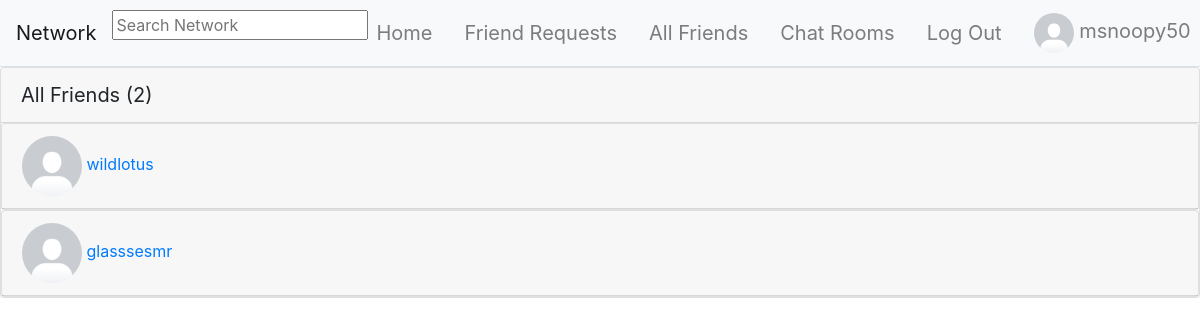
/profile_friends/14 (signed in), run on an earlier commit of the app's database.
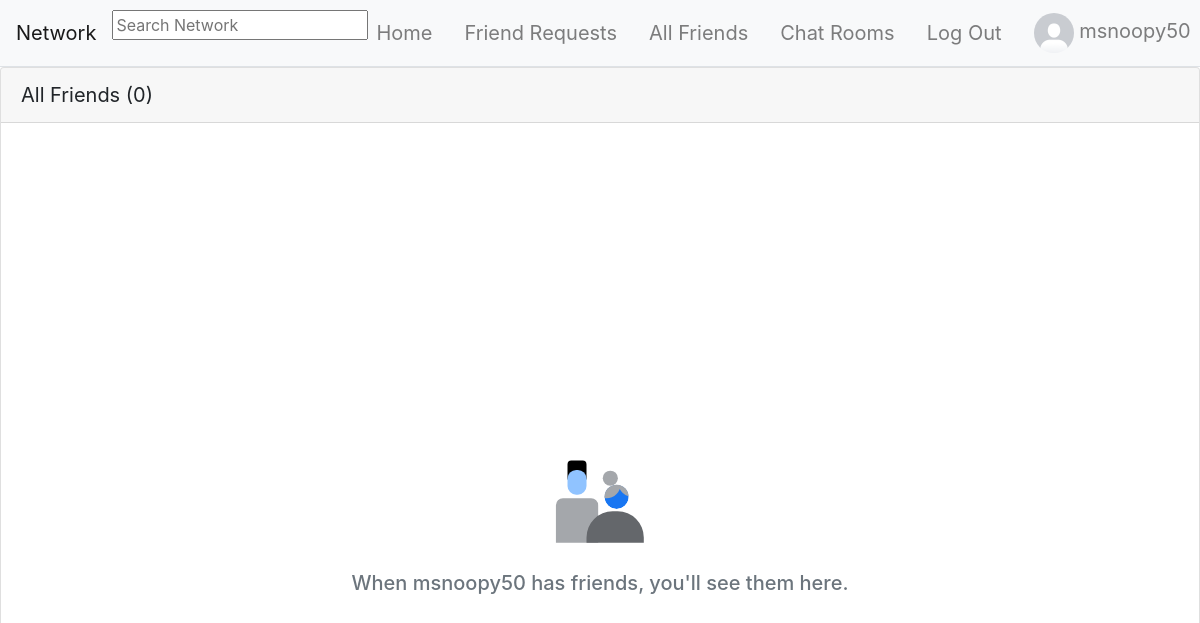
And on a later commit of the database.
### network/models.py (models this page shows, shortened)
class User(AbstractUser):
    pass

class UserProfile(models.Model):
    user = models.OneToOneField(User, primary_key=True, related_name="profile", on_delete=models.CASCADE)
    bio = models.TextField(blank=True, default="No Bio...", max_length=101)
    picture = models.ImageField(blank=True, default="default_profile_image.png")
    friends = models.ManyToManyField(User, blank=True, related_name="friends")
    blocked = models.ManyToManyField(User, blank=True, related_name="blocked")

class FriendRequest(models.Model):
    from_user = models.ForeignKey(User, related_name="from_user", on_delete=models.CASCADE)
    to_user = models.ForeignKey(User, related_name="to_user", on_delete=models.CASCADE)
    active = models.BooleanField(default=True)
    class Meta:
        constraints = [
            models.UniqueConstraint(
                name="%(app_label)s_%(class)s_unique_relationships",
                fields=["from_user", "to_user"]
            ),
            models.CheckConstraint(
                name="%(app_label)s_%(class)s_prevent_self_friending",
                check=~models.Q(from_user=models.F("to_user")),
            ),
        ]

### network/views.py (the view)
# urls.py: path("profile_friends/<int:profile_id>", views.profile_friends, name="profile_friends"),
@login_required
def profile_friends(request, profile_id):
    try:
        profile = UserProfile.objects.get(pk=profile_id)
        friends = profile.friends.all()
        friend_requests = FriendRequest.objects.filter(
            Q(from_user__in=friends, to_user=profile.user, active=False) | Q(to_user__in=friends, from_user=profile.user, active=False)
        )
    except UserProfile.DoesNotExist:
        return JsonResponse({"error": "User matching query does not exist."}, status=400)
    return render(request, "network/profile_friends.html", {
        "profile": profile,
        "friends": friend_requests
    })

### templates/network/profile_friends.html (shortened to what this page needs)
{% extends "network/layout.html" %} {% load static %}
{% block body %}
{% if not profile.user in request.user.profile.blocked.all %}
<div class="card">
    <div class="card-header" style="font-size: 20px;">All Friends ({{ profile.friends.all.count }})</div>
    {% for friend in friends %}
    {% if friend.to_user == profile.user %}
    <div class="card">
        <div class="card-header d-flex justify-content-start">
            <div>
                <a href="{% url 'profile' friend.from_user.id %}">
                    <div>
                        <img src="{{ friend.from_user.profile.picture.url }}" alt="" width="60px" height="60px"
                            style="border-radius: 50%">
                        {{ friend.from_user }}
                    </div>
                </a>
            </div>
        </div>
    </div>
    {% endif %}
    {% empty %}
    <div class="d-flex align-items-center justify-content-center flex-column min-vh-100">
        <div class="p-2">
            <img src="{% static 'network/images/null_states_people_gray_wash.svg' %}" width="112" height="112" alt="">
        </div>
        <div class="p-2 text-muted">
            <h5 class="text-muted">When {{ profile.user.username }} has friends, you'll see them here.</h5>
        </div>
    </div>
</div>
{% endfor %}
{% endif %}
{% endblock %}

### templates/network/layout.html (shortened to what this page needs)
{% load static %}
<!DOCTYPE html>
<html lang="en">
<head>
    <link rel="stylesheet" href="https://stackpath.bootstrapcdn.com/bootstrap/4.4.1/css/bootstrap.min.css">
    <link rel="stylesheet" href="{% static 'network/css/styles.css' %}">
    <link rel="stylesheet" href="https://unpkg.com/@trevoreyre/autocomplete-js/dist/style.css">
</head>
<body>
    <nav class="navbar navbar-expand-lg navbar-light bg-light sticky-top border-bottom">
        <a class="navbar-brand" href="{% url 'index' %}">Network</a>
        {% if request.user.is_authenticated %}
            <div id="autocomplete" class="autocomplete" style="width: 320px;">
                <form action="{% url 'search_results' %}" method="get">
                    <input class="autocomplete-input" id="autocomplete_input" placeholder="Search Network" name="q">
                </form>
            </div>
        {% endif %}
        <div class="collapse navbar-collapse" id="navbarNav">
            <ul class="navbar-nav mx-auto">
                <li class="nav-item">
                    <a class="navbar-brand nav-link" href="{% url 'index' %}">
                        Home
                    </a>
                </li>
                {% if user.is_authenticated %}
                <li class="nav-item">
                    <a class="navbar-brand nav-link" href="{% url 'friend_requests' %}">
                        Friend Requests
                    </a>
                </li>
                <li class="nav-item">
                    <a class="navbar-brand nav-link" href="{% url 'friends' %}">
                        All Friends
                    </a>
                </li>
                <li class="nav-item">
                    <a class="navbar-brand nav-link" href="{% url 'chat:index' %}">
                        Chat Rooms
                    </a>
                </li>
                <li class="nav-item">
                    <a class="navbar-brand nav-link" href="{% url 'account_logout' %}">
                        Log Out
                    </a>
                </li>
                {% endif %}
            </ul>
            {% if user.is_authenticated %}
                <ul class="navbar-nav ml-auto">
                    <a class="nav-link navbar-brand" href="{% url 'profile' user.id %}" id="profile">
                        <li class="nav-item">
                            <img src="{{ user.profile.picture.url }}" alt="Logged in Profile Picture" width="40" height="40" style="border-radius: 50%;" id="logged_in_picture">
                            {{ user.username }}
                        </li>
                    </a>
                </ul>
            {% endif %}
        </div>
    </nav>
    <div class="body">
        {% block body %}
        {% endblock %}
    </div>
</body>
</html>

What changed in the data, as far as the page shows it:
removed FriendRequest: from_user.profile.picture (placeholder picture), from_user "wildlotus"
removed FriendRequest: from_user.profile.picture (placeholder picture), from_user "glasssesmr"
changed UserProfile: friends.all.count "2" → "0"; user.username (not shown) → "msnoopy50"
Also different on the page:
text now shown: "When has friends, you'll see them here."
